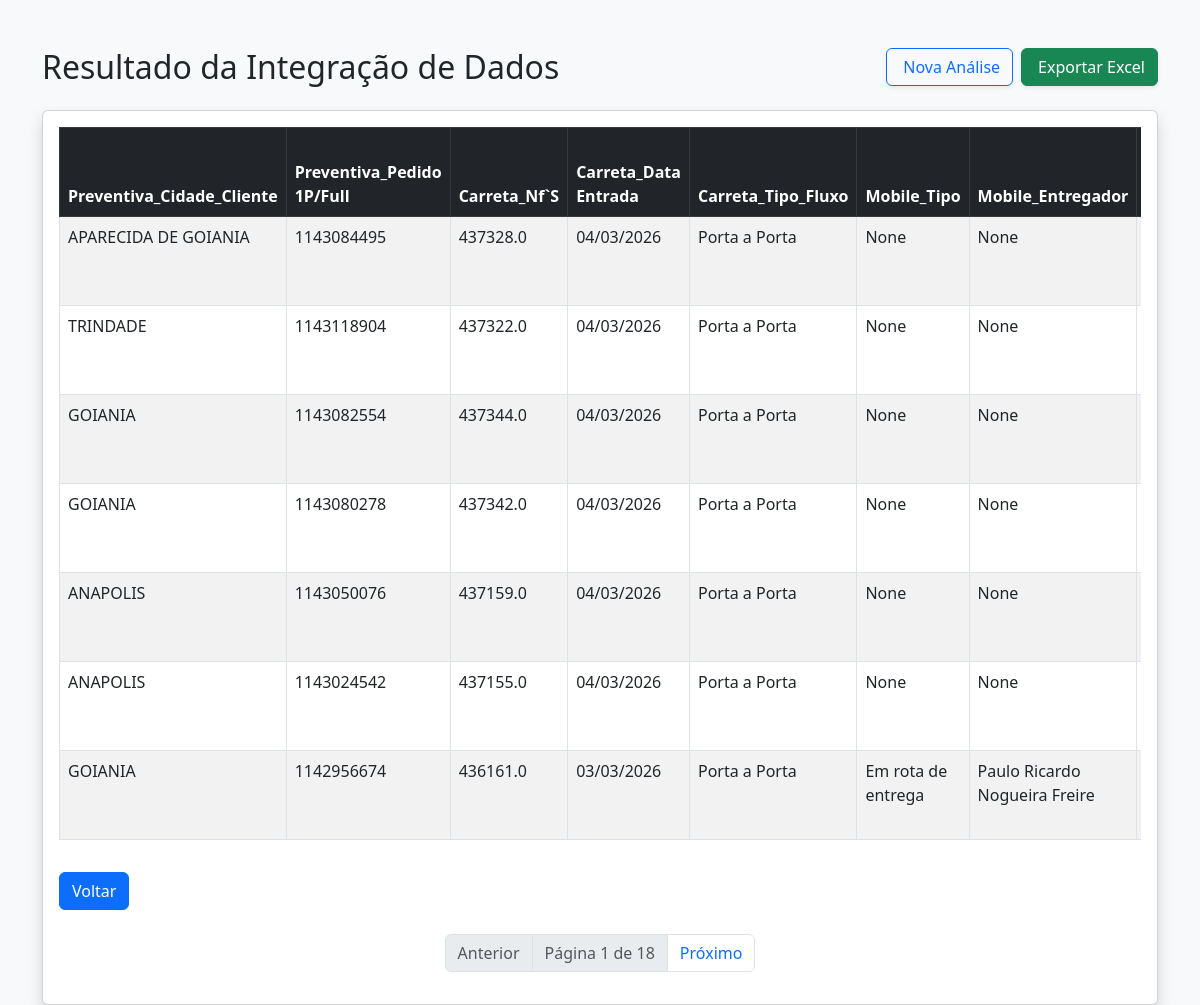
/analisar_dados, run on the app's committed database.
### tables this page shows
CREATE TABLE "analise_resultado" (
"Preventiva_Cidade_Cliente" TEXT,
  "Preventiva_Pedido 1P/Full" INTEGER,
  "Carreta_Nf`S" REAL,
  "Carreta_Data Entrada" TEXT,
  "Carreta_Tipo_Fluxo" TEXT,
  "Mobile_Tipo" TEXT,
  "Mobile_Entregador" TEXT,
  "Esl_Última Ocorrência/Observações" TEXT,
  "Esl_Pessoa/Nome" TEXT,
  "Esl_Última Ocorrência/Data Ocorrência" TEXT,
  "Bipe_Prod_Status_Deposito" TEXT,
  "Bipe_Notas_Ocorrencia" TEXT,
  "Chave_nf-e" TEXT
);

### routes.py (the view)
@rotas.route('/analisar_dados')
def analisar_dados():
    pagina = request.args.get('pagina', 1, type=int) #procura na Url o paramentro chamado 'pagina', se não existir, use o valor padrao 1 e converta para inteiro
    processar = request.args.get('processar', 'false') == 'true' #.get retorna uma string 'false' e logo em seguida e feita uma comparação de string 'false' é igual 'true'? não, então retorna o boleano False
    if processar:
        diretorio_raiz = current_app.config['DIRETORIO_RAIZ']
        caminho_script = os.path.join(diretorio_raiz, 'analise.py') # Corrigido o nome
        enconding_padro = locale.getpreferredencoding(False)
        subprocess.run(['python', caminho_script], capture_output=True, text=True, encoding=enconding_padro)
    itens_por_pg = 7
    lista_dados, total_itens = buscar_dados_paginados(pagina, itens_por_pg)
    total_paginas = (total_itens + itens_por_pg - 1) // itens_por_pg
    dados_formatados = {
        "Excel": lista_dados,
        "pagina_atual": pagina,
        "total_paginas": total_paginas
    }
    return render_template('tabela_resultado.html', dados=dados_formatados)

### database.py (called while the page is built)
def buscar_dados_paginados(pagina, itens_por_pagina=10): #o valor 10 é um valor padrão caso vc não passe nada
    conn = sqlite3.connect(DB_PATH)
    offset = (pagina - 1) * itens_por_pagina
    query = f"SELECT * FROM analise_resultado LIMIT {itens_por_pagina} OFFSET {offset}"
    df = pd.read_sql(query, conn) #executa uma query e transforma o resultado em um dataframe
    total_registros = conn.execute("SELECT COUNT(*) FROM analise_resultado").fetchone()[0]
    conn.close()
    return df.to_dict(orient='records'), total_registros

### templates/tabela_resultado.html (shortened to what this page needs)
<!DOCTYPE html>
<html lang="pt-br">
<head>
    <link href="https://cdn.jsdelivr.net/npm/bootstrap@5.3.0/dist/css/bootstrap.min.css" rel="stylesheet">
</head>
<body class="bg-light">
    <div class="container mt-5">
        <div class="d-flex flex-wrap align-items-center justify-content-between gap-3 mb-4">
            <h2 class="mb-0">Resultado da Integração de Dados</h2>
            <div class="d-flex gap-2">
                <a href="{{ url_for('rotas.deletar_arquivos') }}"
                    class="btn btn-outline-primary shadow-sm">
                     Nova Análise
                </a>
                <a href="{{ url_for('rotas.baixar_relatorio') }}"
                    class="btn btn-success shadow-sm">
                     Exportar Excel
                </a>
            </div>
        </div>
        <div class="card shadow">
            <div class="card-body">
                <div class="table-responsive">
                    <table class="table table-striped table-hover table-bordered">
                        <thead class="table-dark">
                            <tr>
                                {% if dados.Excel | length > 0 %}
                                {% for coluna in dados.Excel[0].keys() %}
                                <th>{{ coluna }}</th>
                                {% endfor %}
                                {% else %}
                                <th>Sem dados</th>
                                {% endif %}
                            </tr>
                        </thead>
                        <tbody>
                            {% for linha in dados.Excel %}
                            <tr>
                                {% for valor in linha.values() %}
                                <td>{{ valor }}</td>
                                {% endfor %}
                            </tr>
                            {% endfor %}
                        </tbody>
                    </table>
                </div>
                <a href="{{url_for('rotas.deletar_arquivos')}}" class="btn btn-primary mt-3">Voltar</a>
                <nav class="mt-4">
                    <ul class="pagination justify-content-center">
                        <li class="page-item {{ 'disabled' if dados.pagina_atual == 1 }}">
                            <a class="page-link"
                                href="{{ url_for('rotas.analisar_dados', pagina=dados.pagina_atual - 1) }}">Anterior</a>
                        </li>
                        <li class="page-item disabled">
                            <span class="page-link">Página {{ dados.pagina_atual }} de {{ dados.total_paginas }}</span>
                        </li>
                        <li class="page-item {{ 'disabled' if dados.pagina_atual == dados.total_paginas }}">
                            <a class="page-link"
                                href="{{ url_for('rotas.analisar_dados', pagina=dados.pagina_atual + 1) }}">Próximo</a>
                        </li>
                    </ul>
                </nav>
            </div>
        </div>
    </div>
</body>
</html>

### data on the page
analise_resultado: Preventiva_Cidade_Cliente "APARECIDA DE GOIANIA", values "1143084495" "437328.0" "None" "None", Carreta_Data Entrada "04/03/2026", Carreta_Tipo_Fluxo "Porta a Porta"
analise_resultado: Preventiva_Cidade_Cliente "TRINDADE", values "1143118904" "437322.0" "None" "None", Carreta_Data Entrada "04/03/2026", Carreta_Tipo_Fluxo "Porta a Porta"
analise_resultado: Preventiva_Cidade_Cliente "GOIANIA", values "1143082554" "437344.0" "None" "None", Carreta_Data Entrada "04/03/2026", Carreta_Tipo_Fluxo "Porta a Porta"
analise_resultado: Preventiva_Cidade_Cliente "GOIANIA", values "1143080278" "437342.0" "None" "None", Carreta_Data Entrada "04/03/2026", Carreta_Tipo_Fluxo "Porta a Porta"
analise_resultado: Preventiva_Cidade_Cliente "ANAPOLIS", values "1143050076" "437159.0" "None" "None", Carreta_Data Entrada "04/03/2026", Carreta_Tipo_Fluxo "Porta a Porta"
analise_resultado: Preventiva_Cidade_Cliente "ANAPOLIS", values "1143024542" "437155.0" "None" "None", Carreta_Data Entrada "04/03/2026", Carreta_Tipo_Fluxo "Porta a Porta"
analise_resultado: Preventiva_Cidade_Cliente "GOIANIA", values "1142956674" "436161.0", Carreta_Data Entrada "03/03/2026", Carreta_Tipo_Fluxo "Porta a Porta", Mobile_Tipo "Em rota de entrega", Mobile_Entregador "Paulo Ricardo Nogueira Freire"

### other printed values
{{ coluna }} "Preventiva_Cidade_Cliente" "Preventiva_Pedido 1P/Full" "Carreta_Nf`S" "Carreta_Data Entrada" "Carreta_Tipo_Fluxo" "Mobile_Tipo" "Mobile_Entregador"
{{ dados.pagina_atual }} "1"
{{ dados.total_paginas }} "18"
